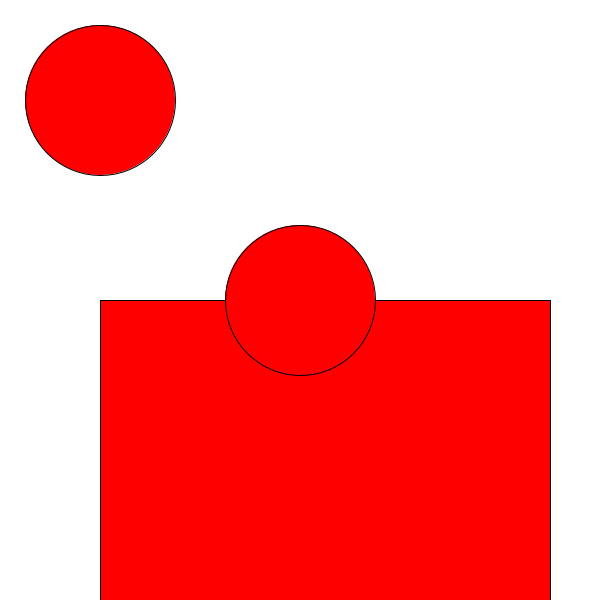
Frame 1 (no input)
Frame 60 (the mouse pressed at the canvas centre just before this capture): identical to frame 1, image omitted
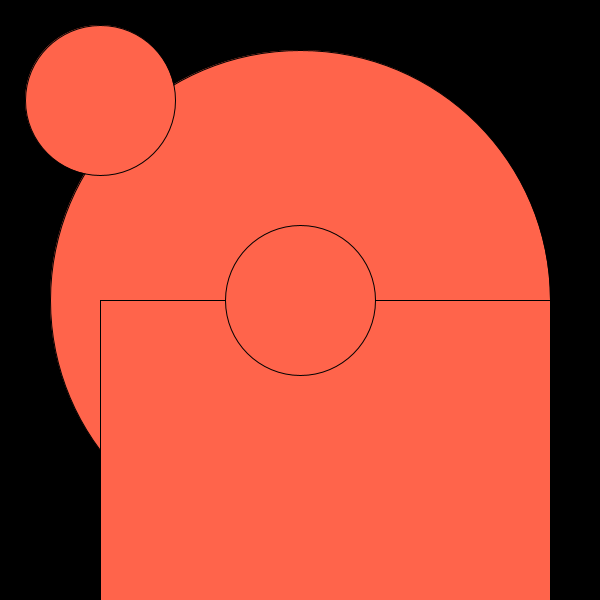
Frame 120 (the mouse held since frame 60 and released just before this capture)

The Processing sketch that drew these frames (run headless with seeded random() and noise(); from frame 60 on, the mouse is pressed at the canvas centre):

// Processing sketch: Class_Assignment
// ── Class_Assignment.pde
int x; 
int y; 
int x2, y2; 
int size; 
float dist; 
boolean buttonClicked; 
boolean buttonClicked2; 
float c , d; 

void setup(){
  size(600, 600); 
  x = width/2; 
  y = height/2; 
  x2= 100; 
  y2= 100; 
  size = 150; 
}

void draw(){
    
  if(buttonClicked){
    background(0); 
    fill(255, 100, 75); 
    //map size variable to mouse 
    d = 500; 
  }else{
    background(255); 
    fill(0, 255, 0); 
    c = map(mouseX, 0, width, 0, 175);
     d = map(mouseX, 0, width, 40, 300);
  fill(255, c, 0);  
  }
  ellipse(width/2, height/2, d, d); 
  if(buttonClicked2){
    fill(0, 0, 255); 
    rect(400, 300, 150, 200); 
    ellipse(56, 46, 55, 55);
    
  }else{
   
    rect(100, 300, 450, 300);
  }
  
  
  ellipse(x, y, size, size);  
  ellipse(x2, y2, size, size); 
  println(calcDistance(x, y)); 
}

void mousePressed(){
  if(calcDistance(x,y) <= 50){
    buttonClicked = !buttonClicked; 
  }
  if(calcDistance(x2, y2) <=size/2){
    buttonClicked2 =!buttonClicked2; 
  }
 
} 

 float calcDistance(int xPos, int yPos){
    dist = dist(mouseX, mouseY, xPos, yPos);
    return dist; 
}
